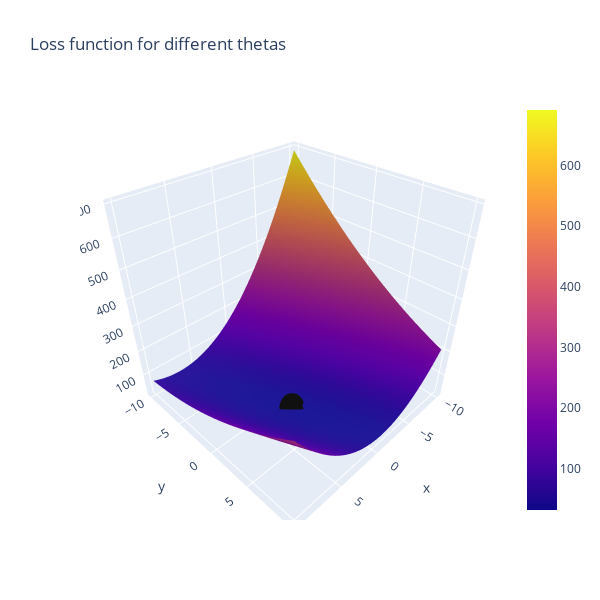

This figure's notebook cell:
### Code cell
#Let's look at the new loss path on the function. It should start much closer to the goal

line_marker = dict(color='#101010', width=2)
fig = go.Figure()
fig.add_surface(x=theta1_vals, y=theta0_vals, z=J_vals)
fig.add_scatter3d(x=theta1_history1, y=theta0_history1, z=J_history1, line=line_marker, name='')
#The below line adds a graph of just the loss over iterations in a 2D plane
plt.plot(theta0_history1, theta1_history1, 'r+');
fig.update_layout(title='Loss function for different thetas', autosize=True,
                  width=600, height=600, xaxis_title='theta0', 
                 yaxis_title='theta1')
fig.show()

### Figure 1 — Plotly figure (JSON) as saved in the notebook; plotly's stock layout.template omitted (floating-point values rounded to 4 significant figures; data arrays with more than 128 entries replaced by an {"elided": "..."} marker saying what was removed)
{"data": [{"type": "surface", "x": [-10, -9.798, -9.596, -9.394, -9.192, -8.99, -8.788, -8.586, -8.384, -8.182, -7.98, -7.778, -7.576, -7.374, -7.172, -6.97, -6.768, -6.566, -6.364, -6.162, -5.96, -5.758, -5.556, -5.354, -5.152, -4.949, -4.747, -4.545, -4.343, -4.141, -3.939, -3.737, -3.535, -3.333, -3.131, -2.929, -2.727, -2.525, -2.323, -2.121, -1.919, -1.717, -1.515, -1.313, -1.111, -0.9091, -0.7071, -0.5051, -0.303, -0.101, 0.101, 0.303, 0.5051, 0.7071, 0.9091, 1.111, 1.313, 1.515, 1.717, 1.919, 2.121, 2.323, 2.525, 2.727, 2.929, 3.131, 3.333, 3.535, 3.737, 3.939, 4.141, 4.343, 4.545, 4.747, 4.949, 5.152, 5.354, 5.556, 5.758, 5.96, 6.162, 6.364, 6.566, 6.768, 6.97, 7.172, 7.374, 7.576, 7.778, 7.98, 8.182, 8.384, 8.586, 8.788, 8.99, 9.192, 9.394, 9.596, 9.798, 10], "y": [-10, -9.798, -9.596, -9.394, -9.192, -8.99, -8.788, -8.586, -8.384, -8.182, -7.98, -7.778, -7.576, -7.374, -7.172, -6.97, -6.768, -6.566, -6.364, -6.162, -5.96, -5.758, -5.556, -5.354, -5.152, -4.949, -4.747, -4.545, -4.343, -4.141, -3.939, -3.737, -3.535, -3.333, -3.131, -2.929, -2.727, -2.525, -2.323, -2.121, -1.919, -1.717, -1.515, -1.313, -1.111, -0.9091, -0.7071, -0.5051, -0.303, -0.101, 0.101, 0.303, 0.5051, 0.7071, 0.9091, 1.111, 1.313, 1.515, 1.717, 1.919, 2.121, 2.323, 2.525, 2.727, 2.929, 3.131, 3.333, 3.535, 3.737, 3.939, 4.141, 4.343, 4.545, 4.747, 4.949, 5.152, 5.354, 5.556, 5.758, 5.96, 6.162, 6.364, 6.566, 6.768, 6.97, 7.172, 7.374, 7.576, 7.778, 7.98, 8.182, 8.384, 8.586, 8.788, 8.99, 9.192, 9.394, 9.596, 9.798, 10], "z": {"elided": "100x100 float values"}}, {"line": {"color": "#101010", "width": 2}, "name": "", "type": "scatter3d", "x": [1.619, 1.907, 2.037, 2.094, 2.115, 2.121, 2.118, 2.112, 2.105, 2.097], "y": [1.296, 1.448, 1.533, 1.585, 1.621, 1.65, 1.675, 1.698, 1.72, 1.741], "z": [33.3, 32.52, 32.34, 32.3, 32.28, 32.27, 32.27, 32.26, 32.26, 32.25]}], "layout": {"autosize": true, "height": 600, "scene": {"aspectmode": "auto", "aspectratio": {"x": 1, "y": 1, "z": 1}}, "title": {"text": "Loss function for different thetas"}, "width": 600, "xaxis": {"title": {"text": "theta0"}}, "yaxis": {"title": {"text": "theta1"}}}}
